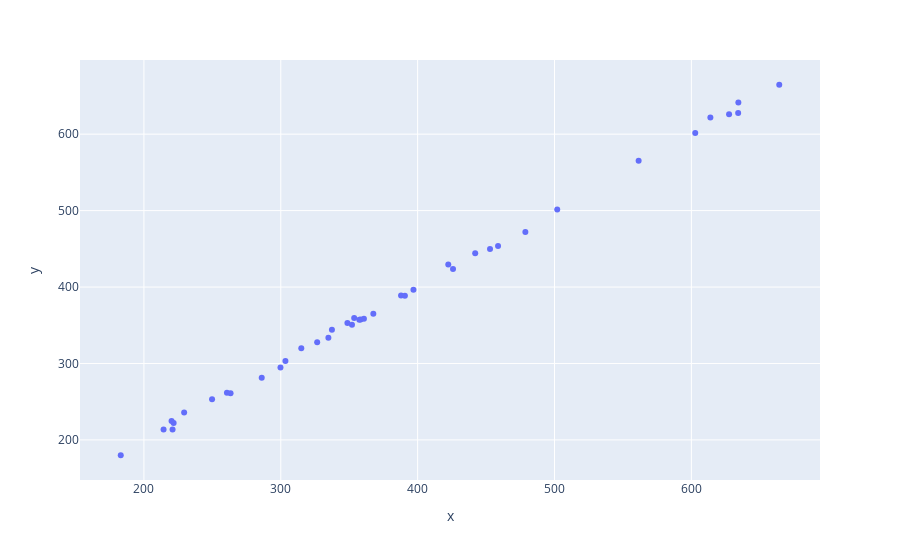

The code cell stored with this chart in its notebook:
### Code cell
px.scatter(x=y_test, y=y_pred)

### Figure 1 — Plotly figure (JSON) as saved in the notebook; plotly's stock layout.template omitted (floating-point values rounded to 4 significant figures)
{"data": [{"hovertemplate": "x=%{x}<br>y=%{y}<extra></extra>", "legendgroup": "", "marker": {"color": "#636efa", "symbol": "circle"}, "mode": "markers", "name": "", "orientation": "v", "showlegend": false, "type": "scatter", "x": [221.7, 334.8, 358.3, 348.7, 422.4, 478.7, 303.4, 326.6, 367.6, 396.9, 602.8, 664.2, 220.2, 299.8, 214.4, 220.9, 315.0, 387.9, 353.6, 502.0, 452.9, 442.1, 337.4, 357.4, 561.5, 352.0, 458.8, 286.1, 183.1, 425.9, 390.7, 260.7, 263.3, 613.9, 249.8, 627.6, 360.8, 229.4, 634.3, 634.2], "xaxis": "x", "y": [222.2, 333.8, 357.6, 352.9, 429.5, 472.2, 303.3, 327.7, 365.1, 396.3, 601.4, 664.6, 224.7, 294.9, 213.5, 213.8, 319.8, 389.0, 359.6, 501.4, 449.8, 444.3, 344.2, 357.2, 565.2, 350.5, 453.5, 281.4, 180.0, 423.7, 388.5, 261.6, 261.1, 621.8, 253.1, 626.2, 358.5, 236.0, 641.3, 627.5], "yaxis": "y"}], "layout": {"legend": {"tracegroupgap": 0}, "margin": {"t": 60}, "xaxis": {"anchor": "y", "domain": [0, 1], "title": {"text": "x"}}, "yaxis": {"anchor": "x", "domain": [0, 1], "title": {"text": "y"}}}}
